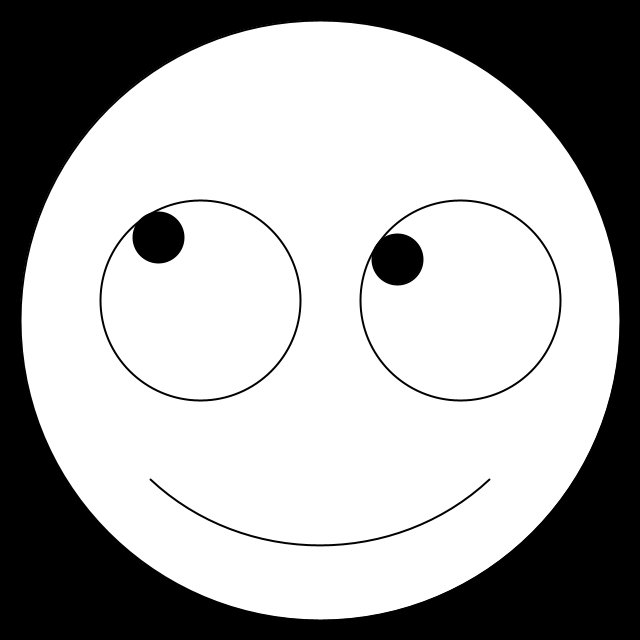
Frame 1 (no input)
Frame 60 (the mouse pressed at the canvas centre just before this capture): identical to frame 1, image omitted
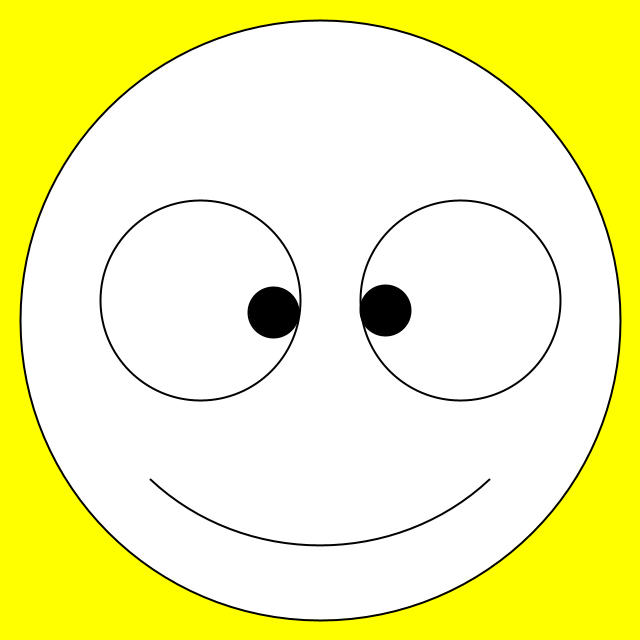
Frame 120 (the mouse held since frame 60 and released just before this capture)

The Processing sketch that drew these frames (run headless with seeded random() and noise(); from frame 60 on, the mouse is pressed at the canvas centre):

// Processing sketch: processing_176821
// ── processing_176821.pde

void setup(){
  size(640, 640);
  background(#FFFFFF);
  strokeWeight(2);//width in pixels of stroke
}

void draw(){ 
 background(mouseX,mouseY,mouseX-mouseY);//always change colors
 fill(#FFFFFF);
 ellipse(320,320,600,600);//face
 ellipse(200,300,200,200);//Left, r1=100
 ellipse(460,300,200,200);//Right
//(200-Mx):(x-Mx)=(300-My):(y-My)=d1:d2
 fill(#000000); 
 float d1l=dist(200,300,mouseX,mouseY);
 float d2l=d1l-75;//r1-r2
 float xl= mouseX+(200-mouseX)*d2l/d1l;
 float yl= mouseY+(300-mouseY)*d2l/d1l;
 float d1r=dist(460,300,mouseX,mouseY);
 float d2r=d1r-75;
 float xr= mouseX+(460-mouseX)*d2r/d1r;
 float yr= mouseY+(300-mouseY)*d2r/d1r;
 ellipse(xl,yl,50,50);//r2=25
 ellipse(xr,yr,50,50);
 noFill();
 arc(320,320,480,450,QUARTER_PI,HALF_PI+QUARTER_PI);
 println(d1l);
 println(d1r);
}
